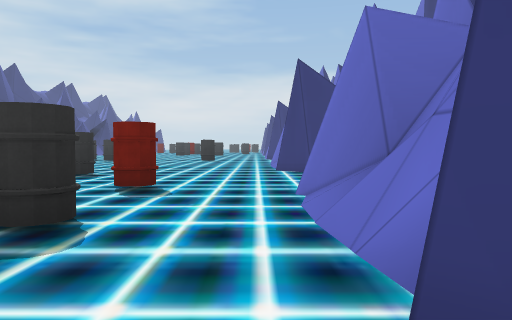
view 1 (above)

18 first-person views from a walk through a 3-D level made in the Unity game engine. The camera is 1.2 m above the floor, tilts 2° down and sees 70° across. The floor is counted in squares, 2 m on a side. Each view is taken from the middle of a square. On the plan, view 1 faces up. The plan holds only what a view shows up to about 10 squares ahead; the rest is blank. The place goes on beyond the plan. The player character is not drawn.

view 2
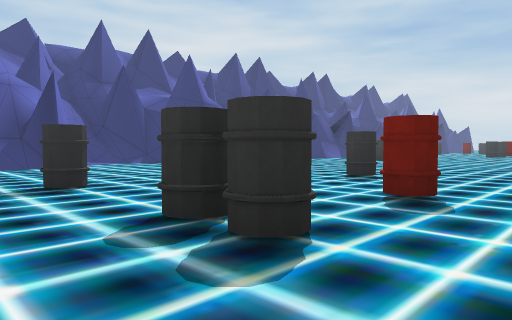

view 3
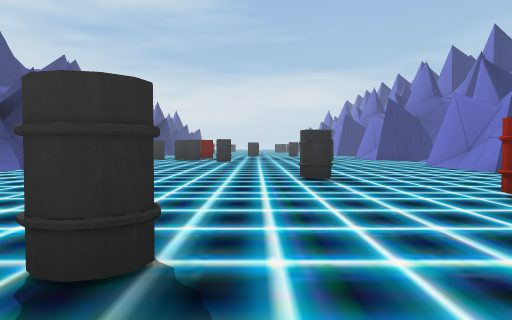

view 4
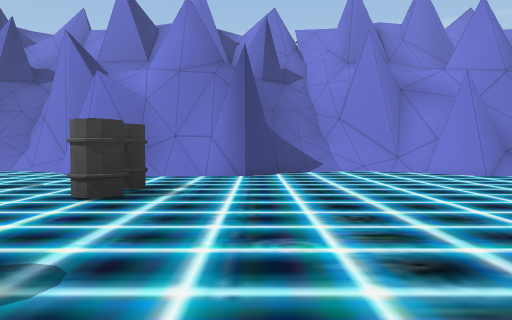

view 5
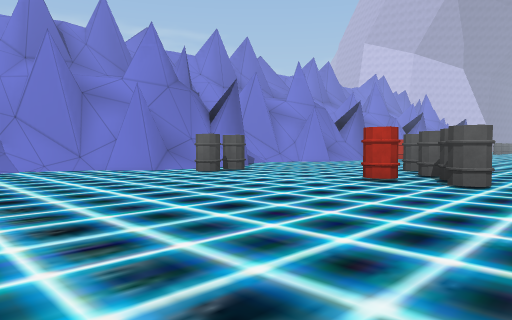

view 6
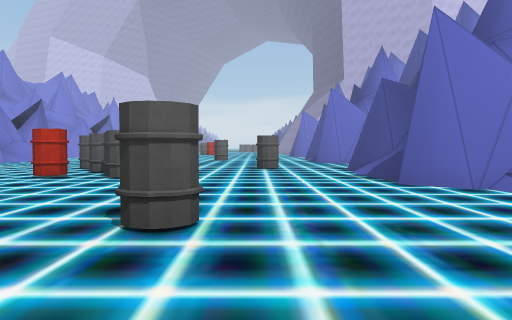

view 7
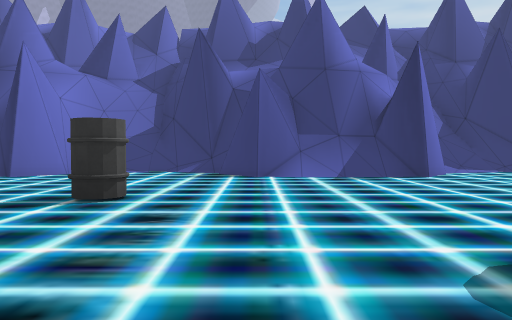

view 8
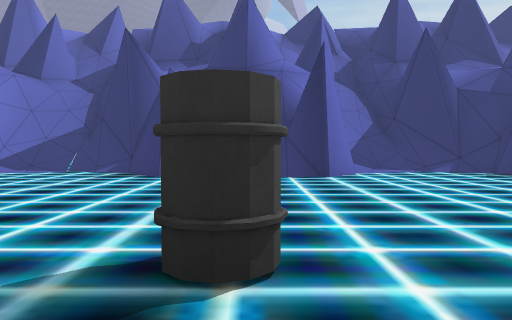

view 9
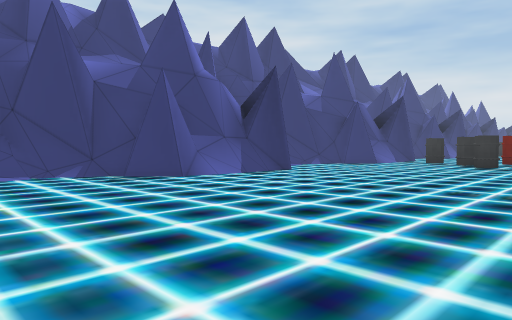

view 10
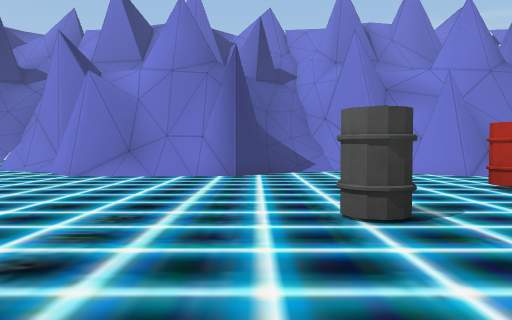

view 11
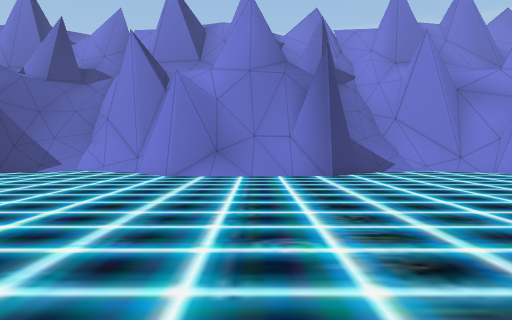

view 12
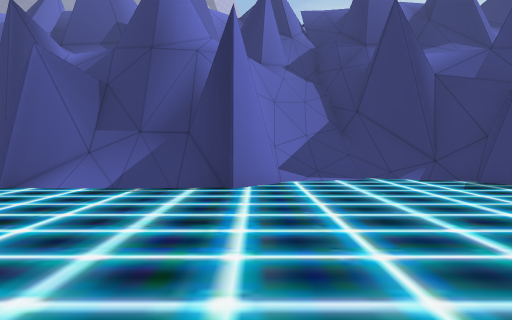

view 13
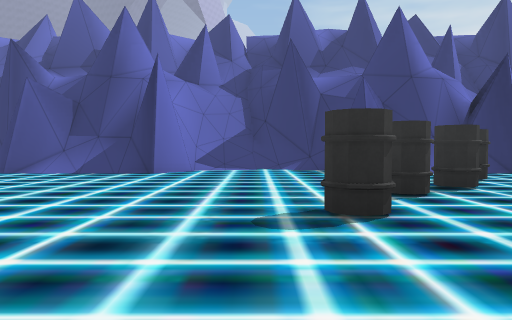

view 14
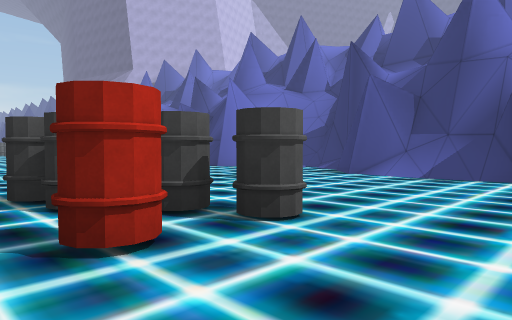

view 15
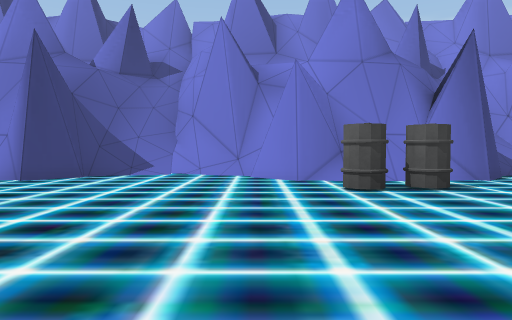

view 16
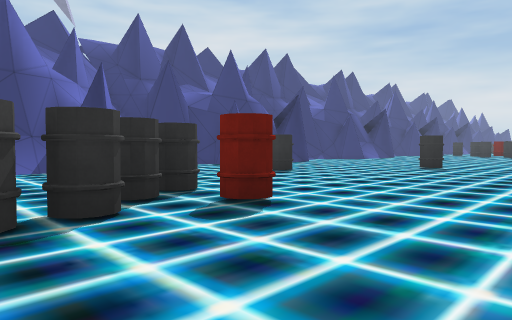

view 17
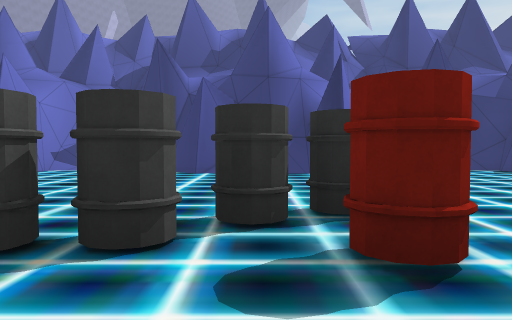

view 18
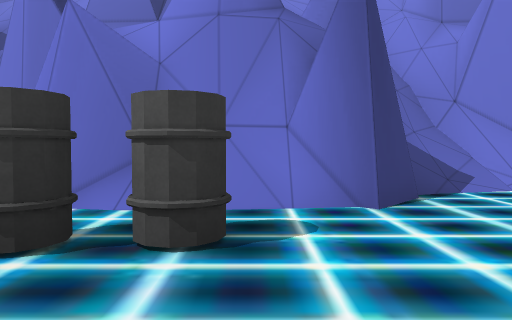

### Floor plan
Points are (right, up) in squares from view 1. A wall is a line through its corners. A room is listed if a view was taken in it or the views show most of it. See-through windows are left out.
Room 1 (views 1, 2, 3, 4, 5, 6, 7, 8, 9, 10, 11, 12, 13, 14, 15, 16, 17, 18)
walls: (1.4, 3.7) (0.7, 4.7) (1.4, 5.5); (1.3, 2.8) (1.6, 3.8); (2.2, 4.9) (2.6, 6.8); (-12.2, 5.2) (-11.4, 4.5) (-12.2, 3.6) (-12.2, 2.6) (-12.3, 2.2) (-11.6, 1) (-12.2, 0.4); (2.3, 5.8) (2.8, 6.3) (2.9, 6.9); (1.4, 8.7) (0.6, 9.4) (1.5, 10.4); (2.9, 8) (2.5, 8.8); (1.3, 11) (1.6, 12); (-13.1, 8.2) (-13.7, 7.5) (-13.8, 7); (-12.9, 9) (-13.3, 7.4) (-14, 6.5); (-13.4, 7.9) (-13.6, 6.9); (-13.1, 9) (-13.3, 8.2); (-12.4, 10.4) (-11.5, 9.2) (-12.1, 8.6); (-13.1, 0.4) (-13.4, -1.2); (1.3, 11.9) (0.7, 12.9) (1.4, 13.6); (2.8, -0.2) (2.5, 0.4) (1.8, 0.7) (1.2, 0.6) (0.6, 1.2) (1.5, 2.1); (-13.2, 0.4) (-13.3, 0); (-12.2, 11.1) (-12.4, 10.2) (-12.1, 10); (-13.1, 0) (-13.6, -0.7); (-13.4, -0.3) (-13.6, -1.1) (-14, -1.7); (2.4, -1.9) (3.2, -0.9); (2.3, -2.6) (2.8, -2) (2.9, -1.5); (-12.1, 13.4) (-11.4, 12.7) (-12.3, 11.7) (-12.3, 11.1); (2.3, -3.6) (2.7, -1.5); (-12.8, -3.3) (-12.3, -3.5); (2.4, 13.7) (2.7, 15.1); (-12.7, -3.5) (-12, -3.4) (-11.4, -3.9) (-12.3, -4.8) (-12.2, -5.5); (-13.6, -2.6) (-13.3, -3.3); (2.3, 14) (2.8, 14.6) (2.9, 15.1); (1.4, -4.8) (0.7, -3.7) (1.4, -2.9); (2.5, 14.8) (3, 15.5); (-13.7, 14.2) (-13.3, 13.4) (-12.4, 13.1); (-12.1, -5.5) (-12.3, -6.2) (-11.5, -7.4) (-12.3, -8.1); (-13.4, 15.6) (-14, 14.8); (2.8, 16.5) (2.5, 17.1) (1.8, 17.4); (-11.9, 17.2) (-12.1, 17); (-13.2, 16.5) (-13.7, 15.9); (-13.5, 16.3) (-13.7, 15.5) (-14.2, 14.9); (1.4, -7.9) (0.6, -7.2) (1.5, -6.2); (-13.1, 17.5) (-13.4, 16.6)
low walls: (1.5, 2.1) (1.4, 2.9); (2.2, 6.1) (2.4, 6.8); (1.5, 10.4) (1.4, 11); (2.2, -2.8) (2.4, -1.9); (2.2, 14.1) (2.4, 15); (1.5, -6.2) (1.4, -5.7); (-13.2, 16.7) (-13.4, 15.6)
ways out: gap at (-12, 3); gap at (-12, 11); gap at (1, 3); gap at (1, 11)
objects: other object (-9, -8); other object (-8, -1); other object (-8, 17); other object (-6, -6); other object (-6, -5); other object (-6, 3); other object (-6, 16); other object (-5, -8); other object (-5, -7); other object (-5, -5); other object (-4, -8); other object (-4, 8); other object (-3, 3); other object (-2, 3); other object (-2, 5); other object (-1, -6); other object (-1, -5)

Where each view was taken, in squares from view 1:
view 1: 0 up, 0 right, facing up
view 2: 1 up, 0 right, facing up-left
view 3: 1 up, 5 left, facing up
view 4: 1 up, 7 left, facing right
view 5: 1 up, 8 left, facing down-right
view 6: 2 up, 9 left, facing down
view 7: 1 up, 4 left, facing left
view 8: 3 up, 4 left, facing left
view 9: 5 up, 5 left, facing up-left
view 10: 9 up, 7 left, facing right
view 11: 11 up, 7 left, facing right
view 12: 13 up, 6 left, facing left
view 13: 15 up, 3 left, facing left
view 14: 3 down, 4 left, facing down-left
view 15: 3 down, 6 left, facing right
view 16: 8 down, 2 left, facing up-left
view 17: 6 down, 3 left, facing left
view 18: 6 down, 3 left, facing right
